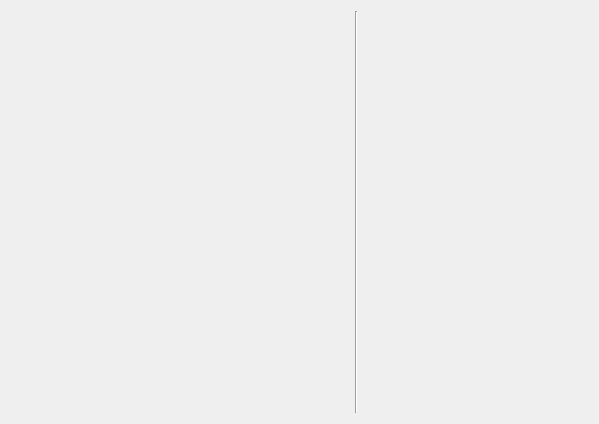
<?xml version="1.0" encoding="UTF-8"?>
<ui version="4.0">
 <class>linked</class>
 <widget class="QWidget" name="linked">
  <property name="geometry">
   <rect>
    <x>0</x>
    <y>0</y>
    <width>599</width>
    <height>424</height>
   </rect>
  </property>
  <property name="windowTitle">
   <string>Form</string>
  </property>
  <layout class="QHBoxLayout" name="horizontalLayout" stretch="3,0,2">
   <property name="spacing">
    <number>3</number>
   </property>
   <item>
    <widget class="QWidget" name="widget" native="true">
     <layout class="QVBoxLayout" name="verticalLayout">
      <property name="spacing">
       <number>0</number>
      </property>
      <property name="leftMargin">
       <number>0</number>
      </property>
      <property name="topMargin">
       <number>0</number>
      </property>
      <property name="rightMargin">
       <number>0</number>
      </property>
      <property name="bottomMargin">
       <number>0</number>
      </property>
      <item>
       <widget class="QWidget" name="widget_3" native="true">
        <property name="sizePolicy">
         <sizepolicy hsizetype="Preferred" vsizetype="Expanding">
          <horstretch>0</horstretch>
          <verstretch>0</verstretch>
         </sizepolicy>
        </property>
       </widget>
      </item>
     </layout>
    </widget>
   </item>
   <item>
    <widget class="Line" name="line">
     <property name="orientation">
      <enum>Qt::Vertical</enum>
     </property>
    </widget>
   </item>
   <item>
    <widget class="QWidget" name="widget_2" native="true">
     <layout class="QVBoxLayout" name="verticalLayout_2">
      <property name="spacing">
       <number>0</number>
      </property>
      <property name="leftMargin">
       <number>0</number>
      </property>
      <property name="topMargin">
       <number>0</number>
      </property>
      <property name="rightMargin">
       <number>0</number>
      </property>
      <property name="bottomMargin">
       <number>0</number>
      </property>
      <item>
       <widget class="QWidget" name="widget_4" native="true">
        <property name="sizePolicy">
         <sizepolicy hsizetype="Preferred" vsizetype="Expanding">
          <horstretch>0</horstretch>
          <verstretch>0</verstretch>
         </sizepolicy>
        </property>
       </widget>
      </item>
     </layout>
    </widget>
   </item>
  </layout>
 </widget>
 <resources/>
 <connections/>
</ui>
